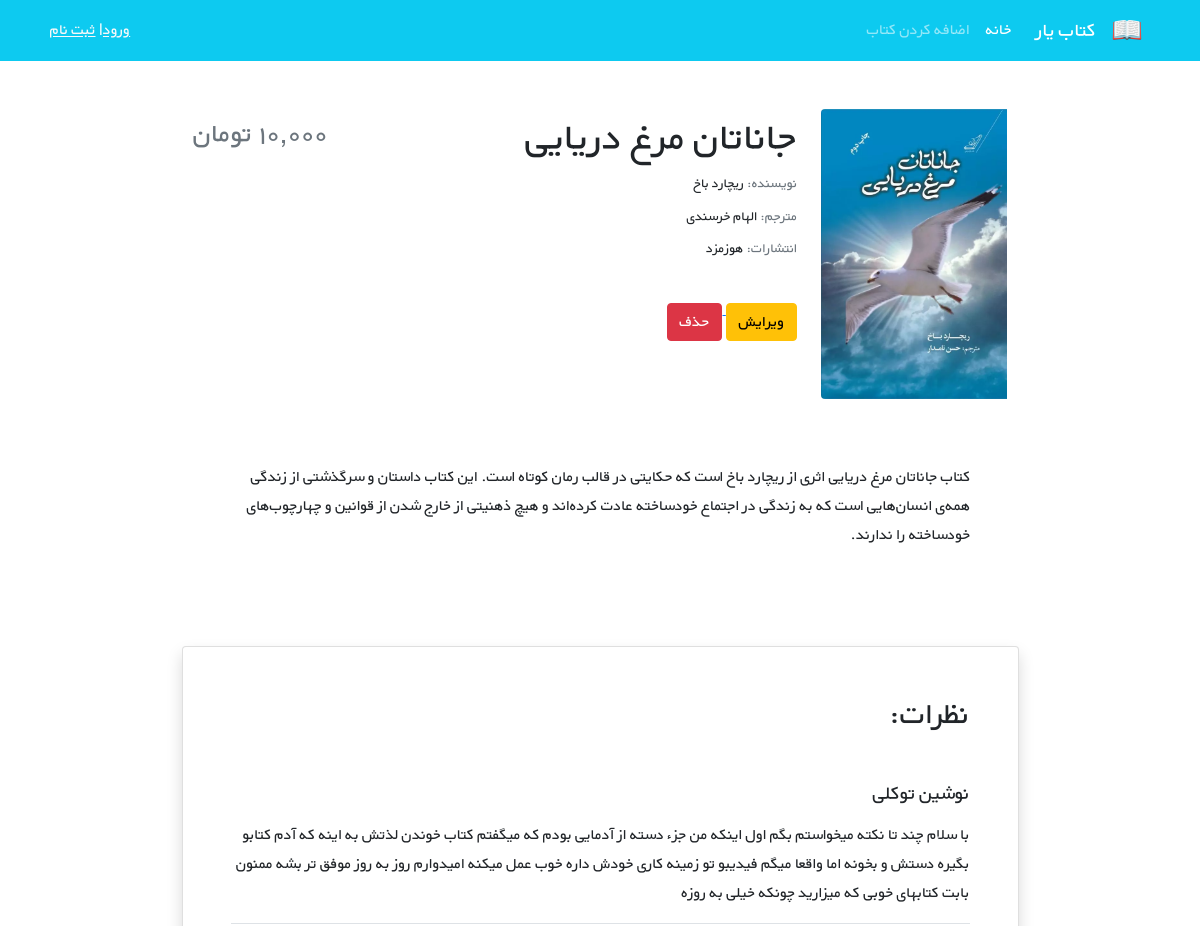
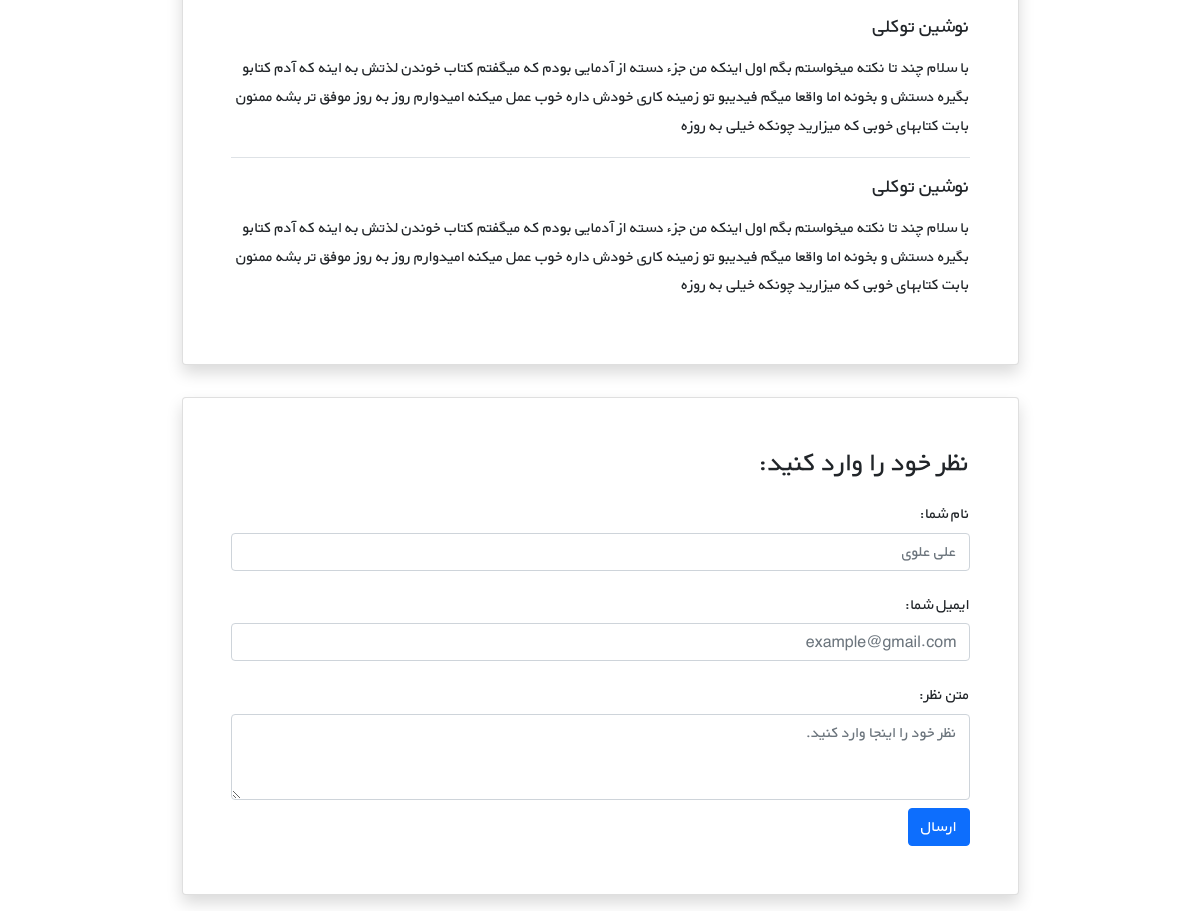
The page /book_list/3/ on the database its author committed (2 pictures, top to bottom).
### books/models.py (models this page shows, shortened)
class Books(models.Model):
    title = models.CharField(max_length=200)
    description = models.TextField()
    author = models.CharField(max_length=200)
    cover = models.ImageField(upload_to='covers/', blank=True)
    translator = models.CharField(max_length=200, blank=True)
    publisher = models.CharField(max_length=200, blank=True)

### books/views.py (the view)
# urls.py: path('<int:pk>/', views.BookDetailView.as_view(), name='book_detail'),
class BookDetailView(generic.DetailView):
    model = Books
    template_name = 'books/books_detail.html'
    context_object_name = 'book'

### books/templates/books/books_detail.html (shortened to what this page needs)
{% extends '_base.html' %}
{% block content %}
<div class="container mt-5" dir="rtl">
    <div class="">
        <div class="">
            <div class="d-flex justify-content-center">
                <div class="row w-sm-75 w-100">
                    <div class="col-xs-12 col-md-3 d-flex justify-content-center">
                        <div>{% if book.cover %}
                            <img src="{{ book.cover.url }}" class="img-fluid rounded-start" alt="...">
                            {% endif %}
                        </div>
                    </div>
                    <div class="col-xs-12 col-md-6 text-center text-md-end mt-md-1 mt-4">
                        <h1>{{ book.title }}</h1>
                        <h5 class="small my-1"><span class="text-muted">نویسنده: </span>{{book.author}}</h5>
                        <h5 class="small my-1"><span class="text-muted">مترجم: </span>الهام خرسندی</h5>
                        <h5 class="small my-1"><span class="text-muted">انتشارات: </span>هوزمزد</h5>
                        <div class="mt-3">
                            <a href="{% url 'update_book' book.id %}">
                                <button type="submit" class="btn btn-warning mt-4">ویرایش</button>
                            </a>
                            <a href="{% url 'delete_book' book.id %}">
                                <button type="submit" class="btn btn-danger mt-4">حذف</button>
                            </a>
                        </div>
                    </div>
                    <div class="col-xs-12 col-md-3 d-flex flex-column">
                        <h3 class="align-self-center pt-2 text-muted align-self-md-end">
                            ۱۰,۰۰۰ تومان
                        </h3>
                    </div>
                </div>
            </div>
            <div class="d-flex justify-content-center">
                <div class="my-3 p-5 w-sm-75 w-100">
                    {{book.description | linebreaks}}
                </div>
            </div>
            <div class="d-flex justify-content-center">
                <div class="card shadow my-3 p-5 w-sm-75 w-100">
                    <h2 class="mb-5">نظرات:</h2>
                    <div class="border-bottom mb-3">
                        <h5 class="mb-3">نوشین توکلی</h5>
                        <p>با سلام چند تا نکته میخواستم بگم اول اینکه من جزء دسته از آدمایی بودم که میگفتم کتاب خوندن
                            لذتش
                            به اینه که آدم کتابو بگیره دستش و بخونه اما واقعا میگم فیدیبو تو زمینه کاری خودش داره خوب
                            عمل
                            میکنه امیدوارم روز به روز موفق تر بشه ممنون بابت کتابهای خوبی که میزارید چونکه خیلی به
                            روزه</p>
                    </div>
                    <div class="border-bottom mb-3">
                        <h5 class="mb-3">نوشین توکلی</h5>
                        <p>با سلام چند تا نکته میخواستم بگم اول اینکه من جزء دسته از آدمایی بودم که میگفتم کتاب خوندن
                            لذتش
                            به اینه که آدم کتابو بگیره دستش و بخونه اما واقعا میگم فیدیبو تو زمینه کاری خودش داره خوب
                            عمل
                            میکنه امیدوارم روز به روز موفق تر بشه ممنون بابت کتابهای خوبی که میزارید چونکه خیلی به
                            روزه</p>
                    </div>
                    <div>
                        <h5 class="mb-3">نوشین توکلی</h5>
                        <p>با سلام چند تا نکته میخواستم بگم اول اینکه من جزء دسته از آدمایی بودم که میگفتم کتاب خوندن
                            لذتش
                            به اینه که آدم کتابو بگیره دستش و بخونه اما واقعا میگم فیدیبو تو زمینه کاری خودش داره خوب
                            عمل
                            میکنه امیدوارم روز به روز موفق تر بشه ممنون بابت کتابهای خوبی که میزارید چونکه خیلی به
                            روزه</p>
                    </div>
                </div>
            </div>
            <div class="d-flex justify-content-center">
                <div class="card shadow my-3 p-5 w-sm-75 w-100">
                    <h3>نظر خود را وارد کنید:</h3>
                    <form method="POST">
                        <div class="form-group py-2">
                            <label class="py-1" for="author_name">نام شما:</label>
                            <input type="text" class="form-control" placeholder="علی علوی" name="author_name">
                        </div>
                        <div class="form-group py-2">
                            <label class="py-1" for="email">ایمیل شما:</label>
                            <input type="email" class="form-control" placeholder="example@gmail.com" name="email">
                        </div>
                        <div class="form-group py-2">
                            <label class="py-1" for="comment_text">متن نظر:</label>
                            <textarea class="form-control" name="text" rows="3"
                                      placeholder="نظر خود را اینجا وارد کنید."></textarea>
                        </div>
                        <button type="submit" class="btn btn-primary">ارسال</button>
                    </form>
                </div>
            </div>
        </div>
    </div>
</div>
{% endblock content %}

### static/css/style.css (style rules this page uses)
* { font-family: 'BYekan', sans-serif; line-height: 1.8rem; }
@media (min-width: 576px) { .w-sm-75 { width: 75%!important; } }

### rows shown on the page
Books: cover (picture), title "جاناتان مرغ دریایی", author "ریچارد باخ", description "کتاب جاناتان مرغ دریایی اثری از ریچارد باخ است که حکایتی در قالب رمان کوتاه است. این کتاب داستان و سرگذشتی از زندگی همه‌ی انسان‌هایی است که به زندگی در اجتماع خودساخته عادت کرده‌اند و هیچ ذهنیتی از خارج شدن از قوانین و چهارچوب‌های خودساخته را ندارند."
